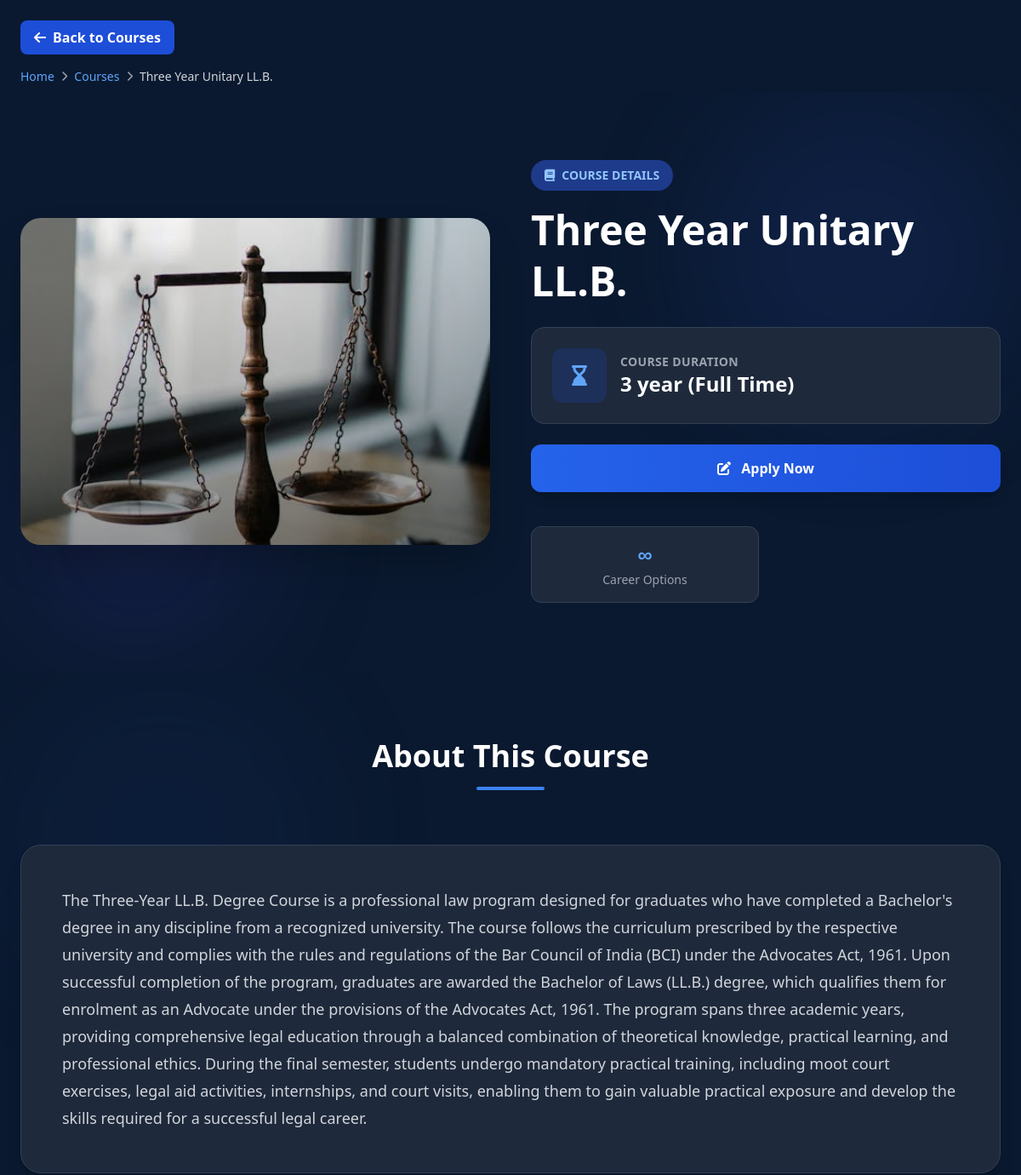
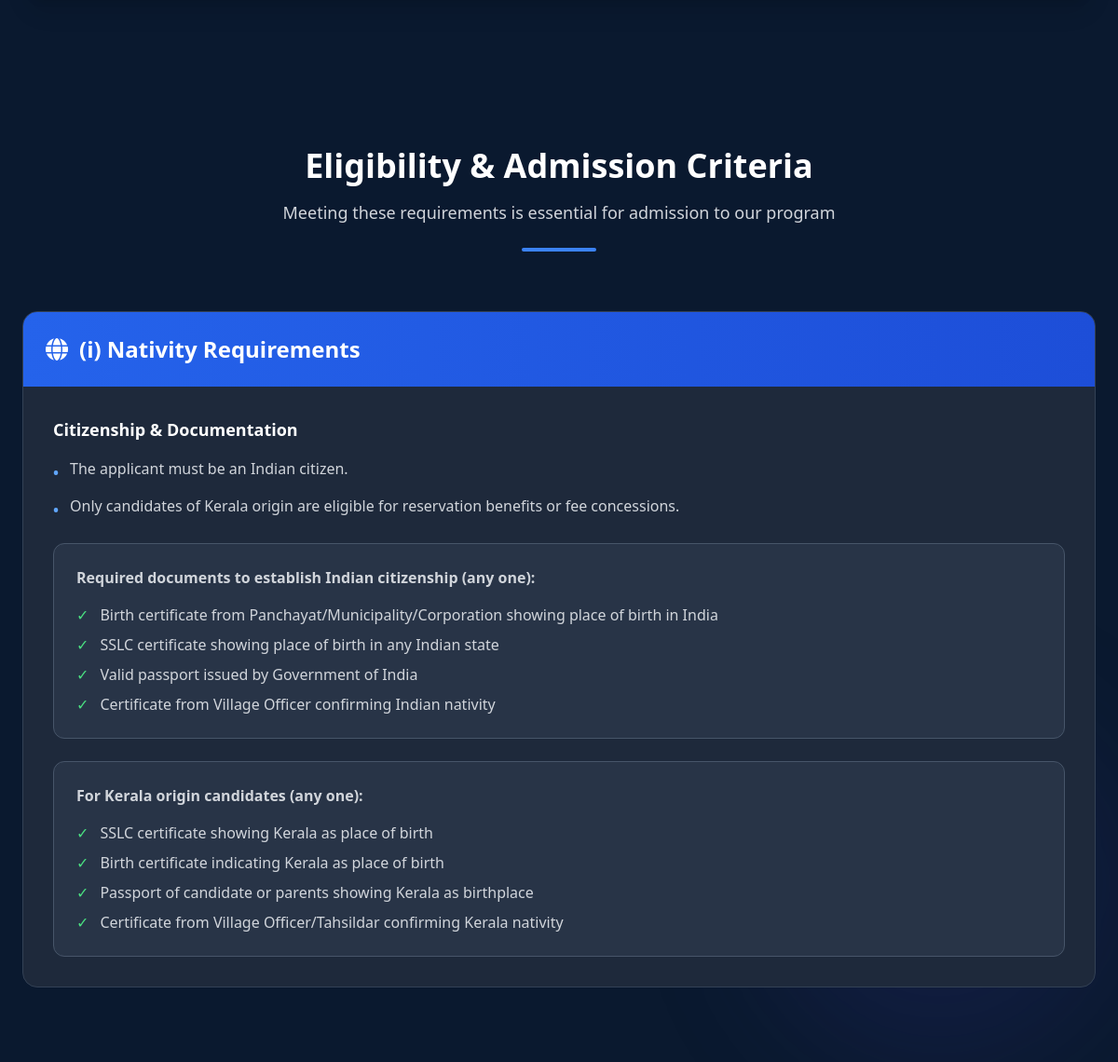
/fiveyears/2, run on the app's committed database (2 pictures, top to bottom).
### ilahia_app/models.py (models this page shows)
class Courses(models.Model):
    image = models.ImageField(upload_to='course_images/')
    course=models.CharField(max_length=200)
    description = models.TextField()
    duration=models.CharField(max_length=200)
    about=models.TextField()
    class Meta:
        verbose_name = "Course"
        verbose_name_plural = "Courses"

### ilahia_app/views.py (the view)
# urls.py: path("fiveyears/<int:id>", views.fiveyears, name="fiveyears"),
def fiveyears(request,id):
    details=Courses.objects.get(id=id)
    context={
        'details':details,
        }
    return render(request, "fiveyears.html",context)

### templates/fiveyears.html (shortened to what this page needs)
<!DOCTYPE html>
<html lang="en">
<head>
  <script src="https://cdn.tailwindcss.com"></script>
  <link rel="stylesheet" href="https://cdn.jsdelivr.net/npm/bootstrap-icons@1.11.1/font/bootstrap-icons.css">
  <link rel="stylesheet" href="https://cdnjs.cloudflare.com/ajax/libs/font-awesome/6.4.2/css/all.min.css">
</head>
<body class="bg-[#0A192F] text-gray-200">
  <section class="bg-[#0A192F] pt-6 pb-2">
    <div class="max-w-7xl mx-auto px-6">
      <a href="/courses"
        class="inline-flex items-center gap-2 px-4 py-2 rounded-lg bg-blue-700 hover:bg-blue-800 text-white font-semibold transition">
        <i class="fa-solid fa-arrow-left"></i> Back to Courses
      </a>
      <div class="mt-4 flex items-center gap-2 text-gray-400 text-sm">
        <a href="/" class="text-blue-400 hover:text-blue-300">Home</a>
        <i class="fa-solid fa-chevron-right text-xs"></i>
        <a href="/courses" class="text-blue-400 hover:text-blue-300">Courses</a>
        <i class="fa-solid fa-chevron-right text-xs"></i>
        <span class="text-gray-300">{{details.course}}</span>
      </div>
    </div>
  </section>
  <section class="relative py-20 bg-[#0A192F] overflow-hidden">
    <div class="absolute top-0 right-0 w-96 h-96 bg-blue-900/20 rounded-full blur-3xl"></div>
    <div class="relative max-w-7xl mx-auto px-6">
      <div class="grid lg:grid-cols-2 gap-12 items-center">
        <div data-aos="fade-right" data-aos-duration="1200">
          <div class="relative group overflow-hidden rounded-3xl shadow-2xl">
            <img src="{{ details.image.url }}"
              class="w-full h-96 object-cover group-hover:scale-110 transition duration-700">
            <div class="absolute inset-0 bg-gradient-to-t from-black/40 to-transparent"></div>
          </div>
        </div>
        <div data-aos="fade-left" data-aos-duration="1200" data-aos-delay="200" class="space-y-6">
          <div>
            <span
              class="inline-flex items-center px-4 py-2 rounded-full bg-blue-900 text-blue-300 text-sm font-semibold mb-4">
              <i class="fa-solid fa-book mr-2"></i> COURSE DETAILS
            </span>
            <h1 class="text-5xl font-black text-white leading-tight mb-2">
              {{details.course}}
            </h1>
          </div>
          <div class="bg-slate-800 rounded-2xl p-6 border border-slate-700">
            <div class="flex items-center gap-4">
              <div class="w-16 h-16 rounded-xl bg-blue-700/20 flex items-center justify-center">
                <i class="fa-solid fa-hourglass-end text-2xl text-blue-400"></i>
              </div>
              <div>
                <p class="text-gray-400 text-sm uppercase tracking-wide font-semibold">Course Duration</p>
                <p class="text-2xl font-bold text-white">{{details.duration}}</p>
              </div>
            </div>
          </div>
          <button onclick="openPopup()"
            class="w-full bg-gradient-to-r from-blue-600 to-blue-700 hover:from-blue-700 hover:to-blue-800 text-white font-bold py-4 px-6 rounded-xl transition duration-300 shadow-lg hover:shadow-xl">
            <i class="fa-solid fa-pen-to-square mr-2"></i> Apply Now
          </button>
          <div class="grid grid-cols-2 gap-4 pt-4">
            <div class="bg-slate-800 rounded-xl p-4 border border-slate-700 text-center">
              <p class="text-blue-400 text-2xl font-bold">∞</p>
              <p class="text-gray-400 text-sm mt-1">Career Options</p>
            </div>
          </div>
        </div>
      </div>
    </div>
  </section>
  <section class="py-20 bg-[#0A192F] relative overflow-hidden">
    <div class="absolute top-0 left-0 w-96 h-96 bg-blue-900/10 rounded-full blur-3xl"></div>
    <div class="relative max-w-7xl mx-auto px-6">
      <div class="text-center max-w-3xl mx-auto mb-16">
        <h2 class="text-4xl font-black text-white mb-4">About This Course</h2>
        <div class="w-20 h-1 bg-blue-500 mx-auto rounded-full"></div>
      </div>
      <div class="bg-slate-800 rounded-3xl p-8 md:p-12 border border-slate-700 shadow-xl">
        <p class="text-gray-300 leading-8 text-lg">
          {{details.about}}
        </p>
      </div>
    </div>
  </section>
  <section class="py-20 bg-[#0A192F] relative overflow-hidden">
    <div class="relative max-w-7xl mx-auto px-6">
      <div class="text-center max-w-3xl mx-auto mb-16">
        <h2 class="text-4xl font-black text-white mb-4">Eligibility & Admission Criteria</h2>
        <p class="text-gray-300 text-lg">Meeting these requirements is essential for admission to our program</p>
        <div class="w-20 h-1 bg-blue-500 mx-auto rounded-full mt-6"></div>
      </div>
      <div class="space-y-6">
        <div class="bg-slate-800 rounded-2xl border border-slate-700 overflow-hidden hover:border-slate-600 transition">
          <div class="bg-gradient-to-r from-blue-600 to-blue-700 p-6">
            <h3 class="text-2xl font-bold text-white flex items-center gap-3">
              <i class="fa-solid fa-globe"></i> (i) Nativity Requirements
            </h3>
          </div>
          <div class="p-8 space-y-6">
            <div>
              <h4 class="text-white font-semibold text-lg mb-4">Citizenship & Documentation</h4>
              <ul class="space-y-3 text-gray-300">
                <li class="flex gap-3">
                  <span class="text-blue-400 font-bold mt-1">•</span>
                  <span>The applicant must be an Indian citizen.</span>
                </li>
                <li class="flex gap-3">
                  <span class="text-blue-400 font-bold mt-1">•</span>
                  <span>Only candidates of Kerala origin are eligible for reservation benefits or fee
                    concessions.</span>
                </li>
              </ul>
            </div>
            <div class="bg-slate-700/50 rounded-xl p-6 border border-slate-600">
              <p class="text-gray-300 mb-4 font-semibold">Required documents to establish Indian citizenship (any one):
              </p>
              <ul class="space-y-2 text-gray-300">
                <li class="flex gap-3">
                  <span class="text-green-400">✓</span>
                  <span>Birth certificate from Panchayat/Municipality/Corporation showing place of birth in India</span>
                </li>
                <li class="flex gap-3">
                  <span class="text-green-400">✓</span>
                  <span>SSLC certificate showing place of birth in any Indian state</span>
                </li>
                <li class="flex gap-3">
                  <span class="text-green-400">✓</span>
                  <span>Valid passport issued by Government of India</span>
                </li>
                <li class="flex gap-3">
                  <span class="text-green-400">✓</span>
                  <span>Certificate from Village Officer confirming Indian nativity</span>
                </li>
              </ul>
            </div>
            <div class="bg-slate-700/50 rounded-xl p-6 border border-slate-600">
              <p class="text-gray-300 mb-4 font-semibold">For Kerala origin candidates (any one):</p>
              <ul class="space-y-2 text-gray-300">
                <li class="flex gap-3">
                  <span class="text-green-400">✓</span>
                  <span>SSLC certificate showing Kerala as place of birth</span>
                </li>
                <li class="flex gap-3">
                  <span class="text-green-400">✓</span>
                  <span>Birth certificate indicating Kerala as place of birth</span>
                </li>
                <li class="flex gap-3">
                  <span class="text-green-400">✓</span>
                  <span>Passport of candidate or parents showing Kerala as birthplace</span>
                </li>
                <li class="flex gap-3">
                  <span class="text-green-400">✓</span>
                  <span>Certificate from Village Officer/Tahsildar confirming Kerala nativity</span>
                </li>
              </ul>
            </div>
          </div>
        </div>
      </div>
    </div>
  </section>
</body>
</html>
</body>
</html>

### templates/fiveyears.html (style rules this page uses)
html, body { margin: 0; padding: 0; overflow-x: hidden; }

### data on the page
Courses: course "Three Year Unitary LL.B.", image (picture), duration "3 year (Full Time)", about "The Three-Year LL.B. Degree Course is a professional law program designed for graduates who have completed a Bachelor's degree in any discipline from a recognized university. The course follows the curriculum prescribed by the respective university and complies with the rules and regulations of the Bar Council of India (BCI) under the Advocates Act, 1961. Upon successful completion of the program, graduates are awarded the Bachelor of Laws (LL.B.) degree, which qualifies them for enrolment as an Advocate under the provisions of the Advocates Act, 1961. The program spans three academic years, providing comprehensive legal education through a balanced combination of theoretical knowledge,…"
